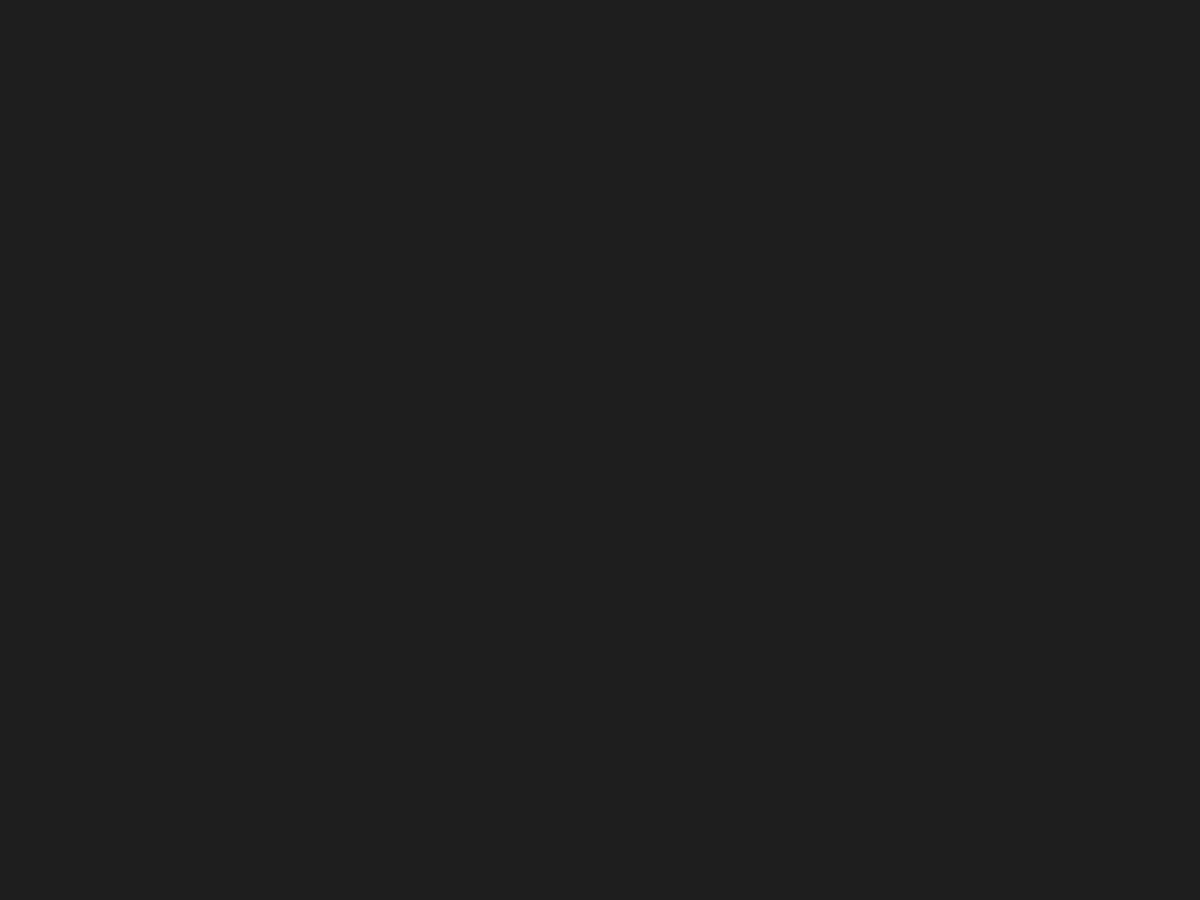
Frame 1 (no input)
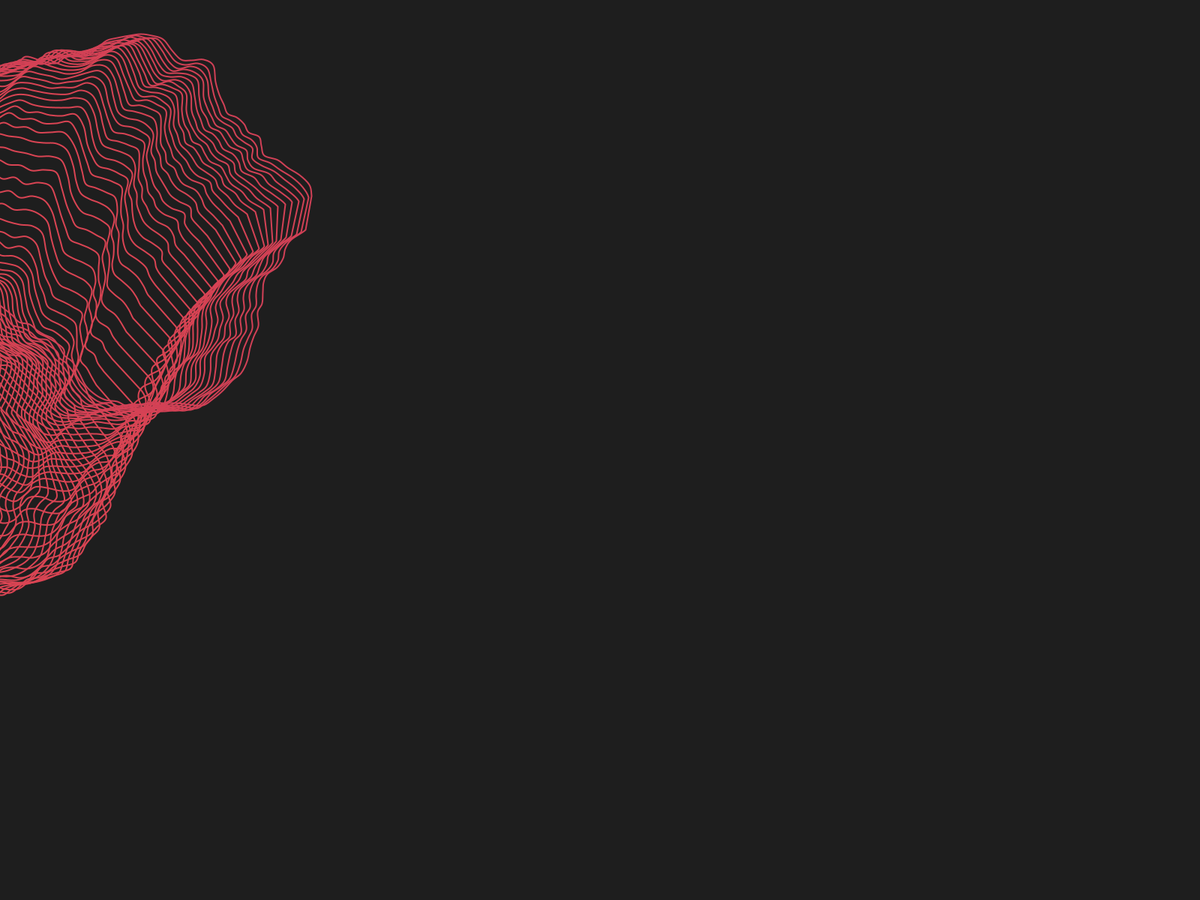
Frame 60 (the mouse pressed at the canvas centre just before this capture)
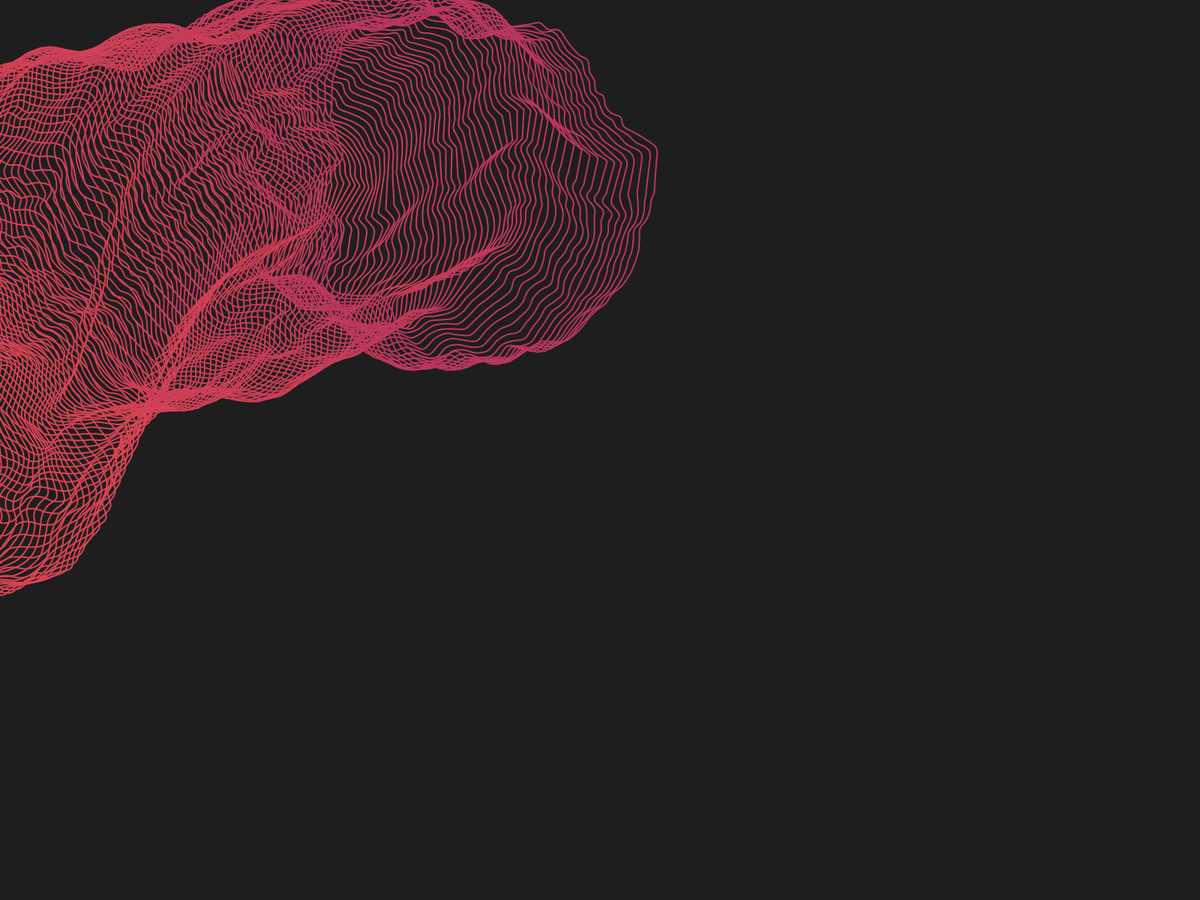
Frame 120 (the mouse held since frame 60 and released just before this capture)

The Processing sketch that drew these frames (run headless with seeded random() and noise(); from frame 60 on, the mouse is pressed at the canvas centre):

// Processing sketch: Sketch_23
// ── Sketch_23.pde
int bg = 30;
int verts = 100;
float xoff = 100;
float yoff = -300;
float scale = 150;
float ringsspace = 8;
float e = 150;
float ee = 2;
float ringx = -(scale + e);
float z = 8;
int[][] colar = {

  { color(44, 62, 80), color(253, 116, 108)}, 
  { color(255, 0, 0), color(255, 160, 0)  }, 
  { color(32, 0, 44), color(203, 180, 212)}, 
  { color(0, 100, 230), color(160, 0, 255)  }, 
  { color(55, 220, 60), color(0, 221, 195)  }, 
  { color(131, 96, 195), color(46, 191, 145) }, 
  { color(255, 153, 102), color(255, 94, 98)  }, 
  { color(218, 68, 83), color(137, 33, 107) }, 
  { color(99), color(162, 171, 88) }, 
  { color(201, 75, 75), color(75, 19, 79)   }, 
  { color(54, 209, 220), color(91, 134, 229) }, 
  { color(189, 195, 199), color(44, 62, 80)   } 

};

int fg1, fg2;

void initScheme() {
  int[] scheme = colar[floor(random(0, colar.length))];
  if (round(random(1)) == 0) {
    fg1 = scheme[0];
    fg2 = scheme[1];
  } else {
    fg1 = scheme[1];
    fg2 = scheme[0];
  }
}

void setup() {
  fullScreen();
  background(bg);
  stroke(255);
  pixelDensity(displayDensity());
  noFill();
  strokeWeight(2);
  initScheme();
  smooth();
}

void draw() { 
  stroke(lerpColor(fg1, fg2, ringx / width));
  beginShape();
  for (int i = 0; i < verts; i++) {
    PVector vert = PVector.fromAngle((float) i / verts * TWO_PI);
    vert.mult(scale + noise((vert.x + xoff) * ee, (vert.y + yoff) * ee) * e);
    curveVertex(vert.x + ringx, vert.y + height * noise(z));
  }
  endShape(CLOSE);
  xoff += 0.01;
  yoff += 0.01;
  ringx += ringsspace;
  z += 0.01;
  if (ringx > width + (scale + e)) {
    ringx = -(scale + e);
    delay(2000);
    background(bg);
    initScheme();
  }
}
